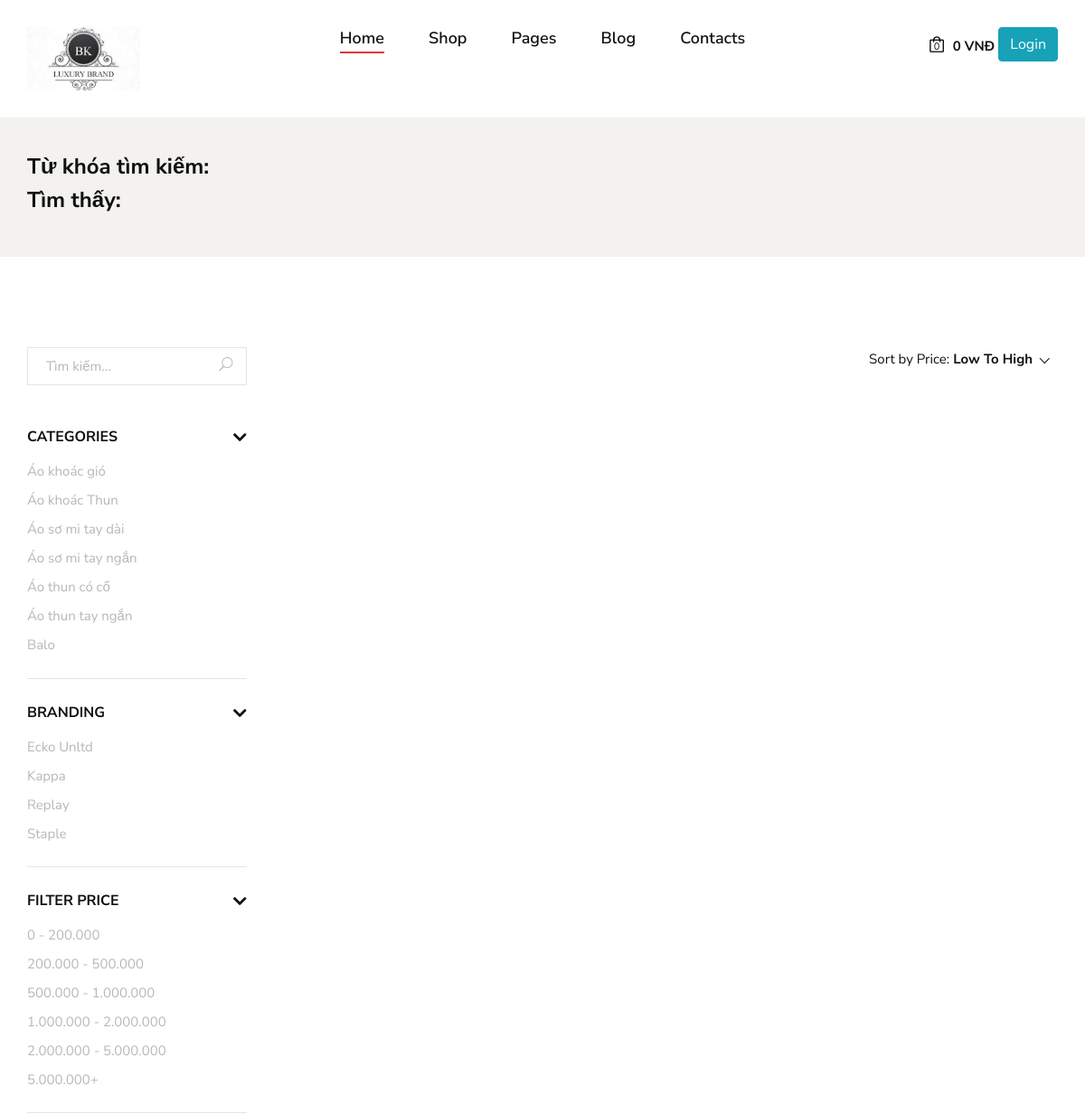
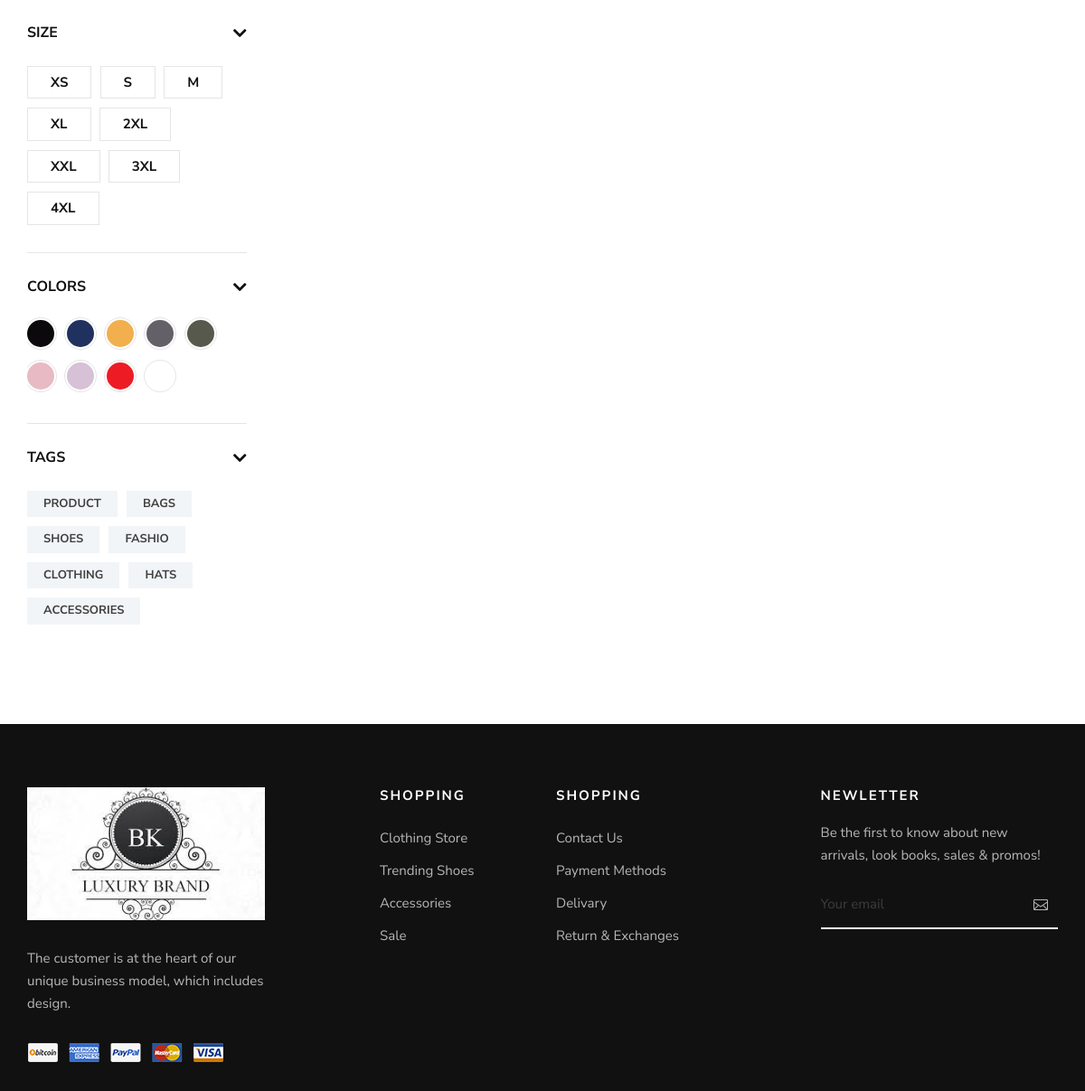
Screenshot of /search.php with the database file from the repository (2 pictures, top to bottom).
### tables this page shows
CREATE TABLE `tbl_category` (
  `categoryId` int(11) NOT NULL,
  `categoryName` varchar(255) NOT NULL
);

CREATE TABLE `tbl_brand` (
  `brandId` int(11) NOT NULL,
  `brandName` varchar(255) NOT NULL
);

### classes/category.php (called while the page is built, shortened)
<?php
	$filepath = realpath(dirname(__FILE__));
	include_once ($filepath.'/../lib/database.php');
class category
{
	private $db;
	public function __construct()
	{
		$this->db = new Database();
	}
	public function showCategorybyName(){
		$query ="SELECT * FROM tbl_category ORDER BY categoryName ASC";
		$result = $this->db->select($query);
		return $result;
	}
}
?>

### lib/database.php (called while the page is built, shortened)
<?php
Class Database{
   public $host   = DB_HOST;
   public $user   = DB_USER;
   public $pass   = DB_PASS;
   public $dbname = DB_NAME;
   public $link;
private function connectDB(){
   $this->link = new mysqli($this->host, $this->user, $this->pass,
    $this->dbname);
   mysqli_set_charset($this->link,"utf8");
 }
public function select($query){
  $result = $this->link->query($query) or
   die($this->link->error.__LINE__);
  if($result->num_rows > 0){
    return $result;
  } else {
    return false;
  }
 }
}

### classes/brand.php (called while the page is built, shortened)
<?php
	$filepath = realpath(dirname(__FILE__));
	include_once ($filepath.'/../lib/database.php');
class brand
{
	private $db;
	public function __construct()
	{
		$this->db = new Database();
	}
	public function showBrandbyName(){
		$query ="SELECT * FROM tbl_brand ORDER BY brandName ASC";
		$result = $this->db->select($query);
		return $result;
	}
}
?>

### inc/sidebar_in_shoppage.php (the view, shortened to what this page needs)
<div class="row">
                <div class="col-lg-3">
                    <div class="shop__sidebar">
                        <div class="shop__sidebar__search">
                            <form action="search.php" method="post">
                                <input type="text" placeholder="Tìm kiếm..." name="tukhoa">
                                <button type="submit" name="search_product" ><span class="icon_search"></span></button>
                            </form>
                        </div>
                        <div class="shop__sidebar__accordion">
                            <div class="accordion" id="accordionExample">
                                <div class="card">
                                    <div class="card-heading">
                                        <a data-toggle="collapse" data-target="#collapseOne">Categories</a>
                                    </div>
                                    <div id="collapseOne" class="collapse show" data-parent="#accordionExample">
                                        <div class="card-body">
                                            <div class="shop__sidebar__categories">
                                                <ul class="nice-scroll">
                                                    <?php
                                                         $catlist = $category->showCategorybyName();
                                                        if($catlist != false) {
                                                            while ($row = $catlist->fetch_assoc()) { ?>
                                                            <li><a href="productbycat.php?categoryId=<?php echo $row['categoryId']; ?>"><?php echo $row['categoryName']; ?></a></li>
                                                    <?php    }  ?>
                                                    <?php }   ?>
                                                </ul>
                                            </div>
                                        </div>
                                    </div>
                                </div>
                                <div class="card">
                                    <div class="card-heading">
                                        <a data-toggle="collapse" data-target="#collapseTwo">Branding</a>
                                    </div>
                                    <div id="collapseTwo" class="collapse show" data-parent="#accordionExample">
                                        <div class="card-body">
                                            <div class="shop__sidebar__brand">
                                                <ul>
                                                <?php
                                                         $brandlist = $brand->showBrandbyName();
                                                        if($brandlist != false) {
                                                            while ($row = $brandlist->fetch_assoc()) { ?>
                                                            <li><a href="productbybrand.php?brandId=<?php echo $row['brandId']; ?>"><?php echo $row['brandName']; ?></a></li>
                                                    <?php    }  ?>
                                                    <?php }   ?>
                                                </ul>
                                            </div>
                                        </div>
                                    </div>
                                </div>
                                <div class="card">
                                    <div class="card-heading">
                                        <a data-toggle="collapse" data-target="#collapseThree">Filter Price</a>
                                    </div>
                                    <div id="collapseThree" class="collapse show" data-parent="#accordionExample">
                                        <div class="card-body">
                                            <div class="shop__sidebar__price">
                                                <ul>
                                                    <li><a href="productbyprice.php?pricelv=0"> 0 - 200.000</a></li>
                                                    <li><a href="productbyprice.php?pricelv=1"> 200.000 - 500.000</a></li>
                                                    <li><a href="productbyprice.php?pricelv=2">500.000 - 1.000.000</a></li>
                                                    <li><a href="productbyprice.php?pricelv=3">1.000.000 - 2.000.000</a></li>
                                                    <li><a href="productbyprice.php?pricelv=4">2.000.000 - 5.000.000</a></li>
                                                    <li><a href="productbyprice.php?pricelv=5">5.000.000+</a></li>
                                                </ul>
                                            </div>
                                        </div>
                                    </div>
                                </div>
                                <div class="card">
                                    <div class="card-heading">
                                        <a data-toggle="collapse" data-target="#collapseFour">Size</a>
                                    </div>
                                    <div id="collapseFour" class="collapse show" data-parent="#accordionExample">
                                        <div class="card-body">
                                            <div class="shop__sidebar__size">
                                                <label for="xs">xs
                                                </label>
                                                <label for="sm">s
                                                </label>
                                                <label for="md">m
                                                </label>
                                                <label for="xl">xl
                                                </label>
                                                <label for="2xl">2xl
                                                </label>
                                                <label for="xxl">xxl
                                                </label>
                                                <label for="3xl">3xl
                                                </label>
                                                <label for="4xl">4xl
                                                </label>
                                            </div>
                                        </div>
                                    </div>
                                </div>
                                <div class="card">
                                    <div class="card-heading">
                                        <a data-toggle="collapse" data-target="#collapseFive">Colors</a>
                                    </div>
                                    <div id="collapseFive" class="collapse show" data-parent="#accordionExample">
                                        <div class="card-body">
                                            <div class="shop__sidebar__color">
                                                <label class="c-1" for="sp-1">
                                                </label>
                                                <label class="c-2" for="sp-2">
                                                </label>
                                                <label class="c-3" for="sp-3">
                                                </label>
                                                <label class="c-4" for="sp-4">
                                                </label>
                                                <label class="c-5" for="sp-5">
                                                </label>
                                                <label class="c-6" for="sp-6">
                                                </label>
                                                <label class="c-7" for="sp-7">
                                                </label>
                                                <label class="c-8" for="sp-8">
                                                </label>
                                                <label class="c-9" for="sp-9">
                                                </label>
                                            </div>
                                        </div>
                                    </div>
                                </div>
                                <div class="card">
                                    <div class="card-heading">
                                        <a data-toggle="collapse" data-target="#collapseSix">Tags</a>
                                    </div>
                                    <div id="collapseSix" class="collapse show" data-parent="#accordionExample">
                                        <div class="card-body">
                                            <div class="shop__sidebar__tags">
                                                <a href="#">Product</a>
                                                <a href="#">Bags</a>
                                                <a href="#">Shoes</a>
                                                <a href="#">Fashio</a>
                                                <a href="#">Clothing</a>
                                                <a href="#">Hats</a>
                                                <a href="#">Accessories</a>
                                            </div>
                                        </div>
                                    </div>
                                </div>
                            </div>
                        </div>
                    </div>
                </div>
                <div class="col-lg-9">
                    <div class="shop__product__option">
                        <div class="row">
                            <div class="col-lg-6 col-md-6 col-sm-6">
                            </div>
                            <div class="col-lg-6 col-md-6 col-sm-6">
                                <div class="shop__product__option__right">
                                    <p>Sort by Price:</p>
                                </div>
                            </div>
                        </div>
                    </div>

### css/style.css (style rules this page uses)
html, body { height: 100%; font-family: "Nunito Sans", sans-serif; -webkit-font-smoothing: antialiased; }
p { font-size: 15px; font-family: "Nunito Sans", sans-serif; color: #3d3d3d; font-weight: 400; line-height: 25px; margin: 0 0 15px 0; }
ul, ol { padding: 0; margin: 0; }
.shop__sidebar { padding-right: 20px; }
.shop__sidebar__search { margin-bottom: 45px; }
.shop__sidebar__search form { position: relative; }
.shop__sidebar__search form input { width: 100%; font-size: 15px; color: #b7b7b7; padding-left: 20px; border: 1px solid #e5e5e5; height: 42px; }
.shop__sidebar__search form input::placeholder { color: #b7b7b7; }
.shop__sidebar__search form button { color: #b7b7b7; font-size: 15px; border: none; background: transparent; position: absolute; right: 0; padding: 0 15px; top: 0; height: 100%; }
.shop__sidebar__accordion .card { border: none; border-radius: 0; margin-bottom: 25px; }
.shop__sidebar__accordion .card:last-child { margin-bottom: 0; }
.shop__sidebar__accordion .card:last-child .card-body { padding-bottom: 0; border-bottom: none; }
.shop__sidebar__accordion .card-body { padding: 0; padding-top: 10px; padding-bottom: 20px; border-bottom: 1px solid #e5e5e5; }
.shop__sidebar__accordion .card-heading { cursor: pointer; }
.shop__sidebar__accordion .card-heading a { color: #111111; font-size: 16px; font-weight: 700; text-transform: uppercase; display: block; }
.shop__sidebar__categories ul, .shop__sidebar__price ul, .shop__sidebar__brand ul { height: 225px; }
.shop__sidebar__categories ul li, .shop__sidebar__price ul li, .shop__sidebar__brand ul li { list-style: none; }
.shop__sidebar__categories ul li a, .shop__sidebar__price ul li a, .shop__sidebar__brand ul li a { color: #b7b7b7; font-size: 15px; line-height: 32px; -webkit-transition: all, 0.3s; -o-transition: all, 0.3s; transition: all, 0.3s; }
.shop__sidebar__brand ul { height: auto; }
.shop__sidebar__price ul { height: auto; }
.shop__sidebar__size { padding-top: 15px; }
.shop__sidebar__size label { color: #111111; font-size: 15px; font-weight: 700; text-transform: uppercase; display: inline-block; border: 1px solid #e5e5e5; padding: 6px 25px; margin-bottom: 10px; margin-right: 5px; cursor: pointer; }
.shop__sidebar__color { padding-top: 15px; }
.shop__sidebar__color label { height: 30px; width: 30px; border-radius: 50%; position: relative; margin-right: 10px; display: inline-block; margin-bottom: 10px; cursor: pointer; }
.shop__sidebar__color label.c-1 { background: #0b090c; }
.shop__sidebar__color label.c-2 { background: #20315f; }
.shop__sidebar__color label.c-3 { background: #f1af4d; }
.shop__sidebar__color label.c-4 { background: #636068; }
.shop__sidebar__color label.c-5 { background: #57594d; }
.shop__sidebar__color label.c-6 { background: #e8bac4; }
.shop__sidebar__color label.c-7 { background: #d6c1d7; }
.shop__sidebar__color label.c-8 { background: #ed1c24; }
.shop__sidebar__color label.c-9 { background: #ffffff; }
.shop__sidebar__color label:after { position: absolute; left: -3px; top: -3px; height: 36px; width: 36px; border: 1px solid #e5e5e5; content: ""; border-radius: 50%; }
.shop__sidebar__tags { padding-top: 15px; }
.shop__sidebar__tags a { color: #404040; font-size: 13px; font-weight: 700; background: #f1f5f8; padding: 5px 18px; display: inline-block; text-transform: uppercase; margin-right: 6px; margin-bottom: 10px; -webkit-transition: all, 0.3s; -o-transition: all, 0.3s; transition: all, 0.3s; }
.shop__sidebar__accordion .card-heading a:after, .shop__sidebar__accordion .card-heading>a.active[aria-expanded=false]:after { content: ""; font-family: "FontAwesome"; font-size: 24px; font-weight: 700; color: #111111; position: absolute; right: 0; top: 2px; line-height: 20px; }
.shop__product__option { margin-bottom: 45px; }
.shop__product__option p { color: #111111; margin-bottom: 0; }
.shop__product__option__right { text-align: right; }
.shop__product__option__right p { display: inline-block; margin-bottom: 0; }

### rows the page displays
tbl_category: categoryName "Áo khoác gió"
tbl_category: categoryName "Áo khoác Thun"
tbl_category: categoryName "Áo sơ mi tay dài"
tbl_category: categoryName "Áo sơ mi tay ngắn"
tbl_category: categoryName "Áo thun có cổ"
tbl_category: categoryName "Áo thun tay ngắn"
tbl_category: categoryName "Balo"
tbl_brand: brandName "Ecko Unltd"
tbl_brand: brandName "Kappa"
tbl_brand: brandName "Replay"
tbl_brand: brandName "Staple"
